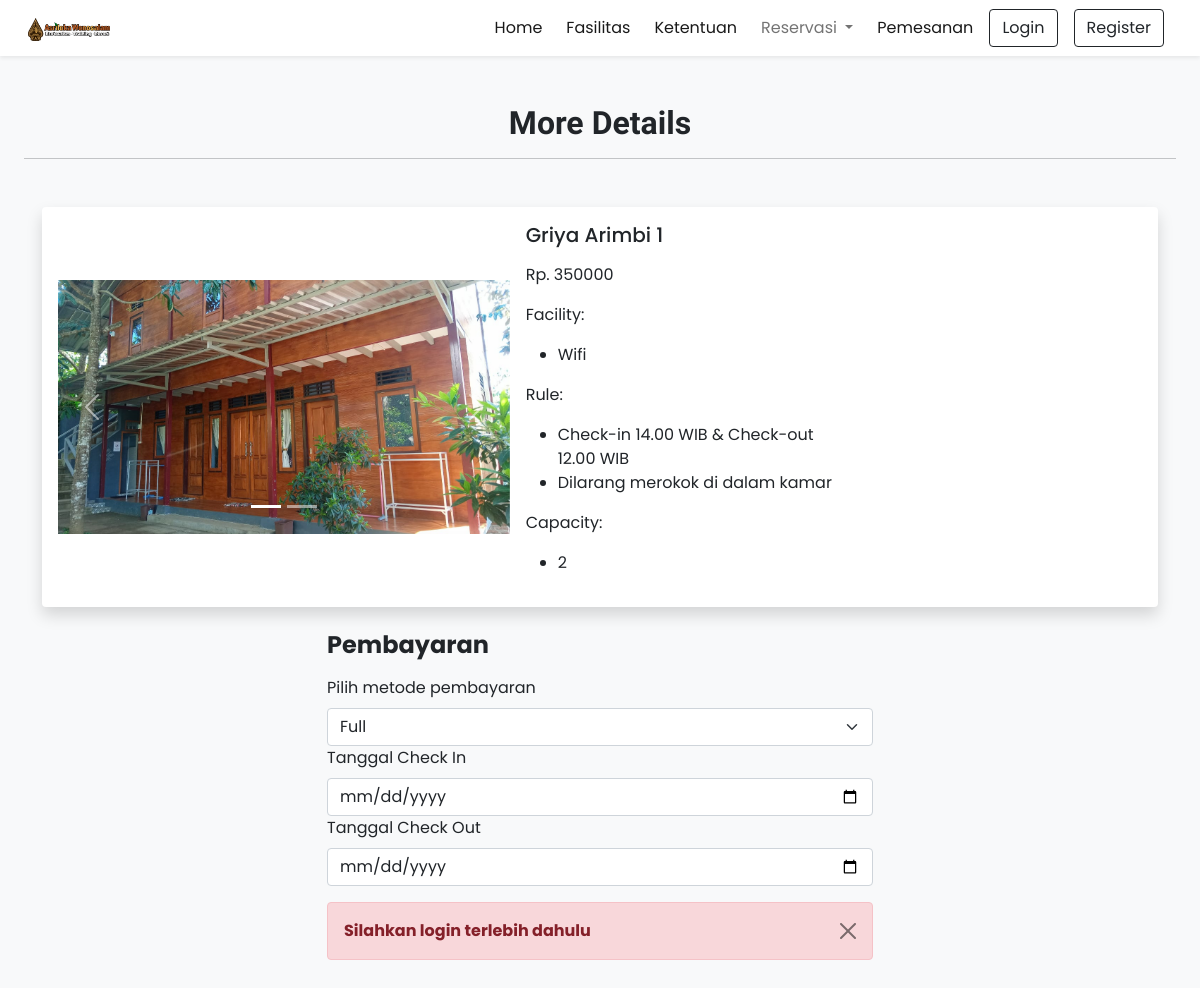
The app's page /details?type=room&id=74 with its own data.
### tables this page shows
CREATE TABLE `room` (
  `id` int(11) NOT NULL,
  `name` varchar(191) NOT NULL,
  `description` varchar(191) DEFAULT NULL,
  `price` double NOT NULL,
  `rating` double NOT NULL DEFAULT 0,
  `isReady` tinyint(1) NOT NULL DEFAULT 0,
  `picture` varchar(191) DEFAULT NULL
);

CREATE TABLE `picture` (
  `id` int(11) NOT NULL,
  `name` varchar(191) DEFAULT NULL
);

CREATE TABLE `facility` (
  `id` int(11) NOT NULL,
  `picture` varchar(191) NOT NULL,
  `name` varchar(191) NOT NULL,
  `description` varchar(191) NOT NULL,
  `isGeneral` tinyint(1) NOT NULL DEFAULT 1
);

CREATE TABLE `rule` (
  `id` int(11) NOT NULL,
  `isGeneral` tinyint(1) NOT NULL DEFAULT 1,
  `description` varchar(191) NOT NULL
);

CREATE TABLE `capacity` (
  `id` int(11) NOT NULL,
  `name` varchar(191) NOT NULL,
  `description` varchar(191) NOT NULL
);

### details.php (the view, shortened to what this page needs)
<!DOCTYPE html>
<html lang="en">
<head>
    <?php require('inc/links.php'); ?>
</head>
<body class="bg-light">
    <?php require('inc/header.php'); ?>
    <div class="my-5 px-4">
        <h2 class="fw-bold h-font text-center">More Details</h2>
        <hr>
    </div>
    <div class="container">
        <?php
        $type = '';
        $id = '';
        if (isset($_GET['type']) && isset($_GET['id'])) {
            $type = $_GET['type'];
            $id = $_GET['id'];
        }
        if ($type == 'room') {
            $sql = "SELECT * FROM room WHERE id = $id";
            $res = mysqli_query($conn, $sql);
            $room = mysqli_fetch_assoc($res);
            $sql = "SELECT f.* FROM facilityonroom fr
            JOIN facility f ON fr.facilityId = f.id
            WHERE fr.roomId = $id";
            $res = mysqli_query($conn, $sql);
            $facility = [];
            while ($row = mysqli_fetch_assoc($res)) {
                $facility[] = $row;
            }
            $sql = "SELECT p.* FROM pictureonroom pr
            JOIN picture p ON pr.pictureId = p.id
            WHERE pr.roomId = $id";
            $res = mysqli_query($conn, $sql);
            $picture = [];
            while ($row = mysqli_fetch_assoc($res)) {
                $picture[] = $row;
            }
            $sql = "SELECT r.* FROM ruleonroom rr
            JOIN rule r ON rr.ruleId = r.id
            WHERE rr.roomId = $id";
            $res = mysqli_query($conn, $sql);
            $rule = [];
            while ($row = mysqli_fetch_assoc($res)) {
                $rule[] = $row;
            }
            $sql = "SELECT c.* FROM capacityonroom cr
            JOIN capacity c ON cr.capacityId = c.id
            WHERE cr.roomId = $id";
            $res = mysqli_query($conn, $sql);
            $capacity = [];
            while ($row = mysqli_fetch_assoc($res)) {
                $capacity[] = $row;
            }
            $html = "<div class='card mb-4 border-0 shadow'>";
            $html .= "<div class='row g-0 p-3 align-items-center'>";
            $html .= "<div class='col-md-5 mb-lg-0 mb-md-0 mb-3'>";
            $html .= "<div id='carousel$room[id]' class='carousel slide'>";
            $html .= "<div class='carousel-indicators'>";
            for ($i = 0; $i < count($picture); $i++) {
                $html .= "<button type='button' data-bs-target='#carousel$room[id]' data-bs-slide-to='$i'";
                if ($i == 0) {
                    $html .= " class='active'";
                }
                $html .= " aria-label='Slide $i'></button>";
            }
            $html .= "</div>";
            $html .= "<div class='carousel-inner'>";
            foreach ($picture as $key => $value) {
                $html .= "<div class='carousel-item";
                if ($key == 0) {
                    $html .= " active";
                }
                $html .= "'>";
                $html .= "<img src='./assets/images/room/$value[name]' class='d-block w-100' alt='...'>";
                $html .= "</div>";
            }
            $html .= "</div>";
            $html .= "<button class='carousel-control-prev' type='button' data-bs-target='#carousel$room[id]' data-bs-slide='prev'>";
            $html .= "<span class='carousel-control-prev-icon' aria-hidden='true'></span>";
            $html .= "<span class='visually-hidden'>Previous</span>";
            $html .= "</button>";
            $html .= "<button class='carousel-control-next' type='button' data-bs-target='#carousel$room[id]' data-bs-slide='next'>";
            $html .= "<span class='carousel-control-next-icon' aria-hidden='true'></span>";
            $html .= "<span class='visually-hidden'>Next</span>";
            $html .= "</button>";
            $html .= "</div>";
            $html .= "</div>";
            $html .= "<div class='col-md-4 px-lg-3 px-md-3 px-0'>";
            $html .= "<h5 class='mb-3'>$room[name]</h5>";
            $html .= "<p class='mb-3'>$room[description]</p>";
            $html .= "<p class='mb-3'>Rp. $room[price]</p>";
            $html .= "<p class='mb-3'>Facility:</p>";
            $html .= "<ul class='mb-3'>";
            foreach ($facility as $key => $value) {
                $html .= "<li>$value[name]</li>";
            }
            $html .= "</ul>";
            $html .= "<p class='mb-3'>Rule:</p>";
            $html .= "<ul class='mb-3'>";
            foreach ($rule as $key => $value) {
                $html .= "<li>$value[description]</li>";
            }
            $html .= "</ul>";
            $html .= "<p class='mb-3'>Capacity:</p>";
            $html .= "<ul class='mb-3'>";
            foreach ($capacity as $key => $value) {
                $html .= "<li>$value[description]</li>";
            }
            $html .= "</ul>";
            $html .= "</div>";
            $html .= "</div>";
            $html .= "</div>";
            echo $html;
        }
        ?>
        <div class="row mt-4 mb-4">
            <div class="col-md-6 offset-md-3">
                <h4 class="fw-bold mb-3">Pembayaran</h4>
                <form method="POST" id="form_pembayaran">
                    <div class="mb-3">
                        <label for="payment_method" class="form-label">Pilih metode pembayaran</label>
                        <select class="form-select" id="tipe_pembayaran" name="tipe_pembayaran">
                            <option value="full">Full</option>
                        </select>
                        <label for="check_in" class="form-label">Tanggal Check In</label>
                        <input type="date" class="form-control" id="check_in" name="check_in" required>
                        <label for="check_out" class="form-label">Tanggal Check Out</label>
                        <input type="date" class="form-control" id="check_out" name="check_out" required>
                    </div>
                    <?php
                    if (isset($_SESSION['data']['id'])) {
                        echo '<button type="submit" class="btn btn-primary" data-bs-toggle="modal"
                        data-bs-target="#paymentModal">
                        Bayar</button>';
                    } else {
                        echo alert('danger', 'Silahkan login terlebih dahulu');
                    }
                    ?>
                </form>
            </div>
        </div>
</body>
</html>

### assets/css/common.css (style rules this page uses)
:root { --teal: #2ec1ac; --teal_hover: #279e8c; }
* { font-family: "Poppins", sans-serif; }
.h-font { font-family: "Merienda", cursive; }

### records on screen
picture: name (picture)
room: name "Griya Arimbi 1", price "350000"
facility: name "Wifi"
rule: description "Check-in 14.00 WIB & Check-out 12.00 WIB"
rule: description "Dilarang merokok di dalam kamar"
capacity: description "2"

### other values on screen
$msg "Silahkan login terlebih dahulu"
